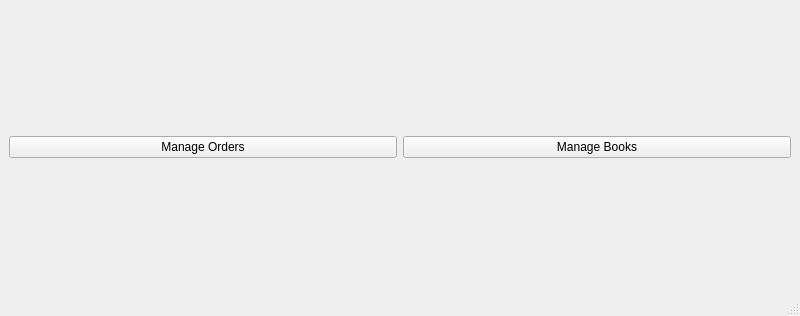
<?xml version="1.0" encoding="UTF-8"?>
<ui version="4.0">
 <class>MainWindow</class>
 <widget class="QMainWindow" name="MainWindow">
  <property name="geometry">
   <rect>
    <x>0</x>
    <y>0</y>
    <width>800</width>
    <height>316</height>
   </rect>
  </property>
  <property name="windowTitle">
   <string>MainWindow</string>
  </property>
  <widget class="QWidget" name="centralwidget">
   <layout class="QGridLayout" name="gridLayout">
    <item row="0" column="1">
     <widget class="QPushButton" name="le_books">
      <property name="text">
       <string>Manage Books</string>
      </property>
     </widget>
    </item>
    <item row="0" column="0">
     <widget class="QPushButton" name="le_orders">
      <property name="text">
       <string>Manage Orders</string>
      </property>
     </widget>
    </item>
   </layout>
  </widget>
  <widget class="QMenuBar" name="menubar">
   <property name="geometry">
    <rect>
     <x>0</x>
     <y>0</y>
     <width>800</width>
     <height>22</height>
    </rect>
   </property>
  </widget>
  <widget class="QStatusBar" name="statusbar"/>
 </widget>
 <resources/>
 <connections/>
</ui>
